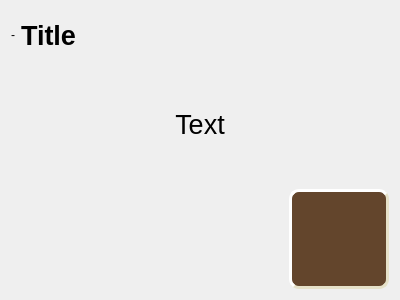
<?xml version="1.0" encoding="UTF-8"?>
<ui version="4.0">
 <class>DialogUserMessage</class>
 <widget class="QDialog" name="DialogUserMessage">
  <property name="geometry">
   <rect>
    <x>0</x>
    <y>0</y>
    <width>400</width>
    <height>300</height>
   </rect>
  </property>
  <property name="windowTitle">
   <string>Dialog</string>
  </property>
  <layout class="QVBoxLayout" name="verticalLayout">
   <item>
    <layout class="QVBoxLayout" name="verticalLayout_2">
     <item>
      <layout class="QHBoxLayout" name="horizontalLayout_2">
       <property name="leftMargin">
        <number>0</number>
       </property>
       <property name="topMargin">
        <number>0</number>
       </property>
       <property name="rightMargin">
        <number>0</number>
       </property>
       <property name="bottomMargin">
        <number>0</number>
       </property>
       <item>
        <widget class="QLabel" name="labelIcon">
         <property name="sizePolicy">
          <sizepolicy hsizetype="Maximum" vsizetype="Preferred">
           <horstretch>0</horstretch>
           <verstretch>0</verstretch>
          </sizepolicy>
         </property>
         <property name="text">
          <string>-</string>
         </property>
        </widget>
       </item>
       <item>
        <widget class="QLabel" name="labelTitle">
         <property name="minimumSize">
          <size>
           <width>0</width>
           <height>48</height>
          </size>
         </property>
         <property name="maximumSize">
          <size>
           <width>16777215</width>
           <height>48</height>
          </size>
         </property>
         <property name="font">
          <font>
           <pointsize>20</pointsize>
           <bold>true</bold>
          </font>
         </property>
         <property name="text">
          <string>Title</string>
         </property>
        </widget>
       </item>
      </layout>
     </item>
     <item>
      <layout class="QHBoxLayout" name="horizontalLayout">
       <property name="leftMargin">
        <number>0</number>
       </property>
       <property name="topMargin">
        <number>0</number>
       </property>
       <property name="rightMargin">
        <number>0</number>
       </property>
       <property name="bottomMargin">
        <number>0</number>
       </property>
       <item>
        <widget class="QLabel" name="labelMessage">
         <property name="sizePolicy">
          <sizepolicy hsizetype="Preferred" vsizetype="Expanding">
           <horstretch>0</horstretch>
           <verstretch>0</verstretch>
          </sizepolicy>
         </property>
         <property name="font">
          <font>
           <pointsize>20</pointsize>
           <bold>false</bold>
          </font>
         </property>
         <property name="text">
          <string>Text</string>
         </property>
         <property name="alignment">
          <set>Qt::AlignCenter</set>
         </property>
         <property name="wordWrap">
          <bool>true</bool>
         </property>
        </widget>
       </item>
      </layout>
     </item>
    </layout>
   </item>
   <item>
    <layout class="QHBoxLayout" name="horizontalLayout_4">
     <item>
      <spacer name="horizontalSpacer_4">
       <property name="orientation">
        <enum>Qt::Horizontal</enum>
       </property>
       <property name="sizeHint" stdset="0">
        <size>
         <width>40</width>
         <height>20</height>
        </size>
       </property>
      </spacer>
     </item>
     <item>
      <widget class="QPushButton" name="pushButtonDone">
       <property name="minimumSize">
        <size>
         <width>100</width>
         <height>100</height>
        </size>
       </property>
       <property name="styleSheet">
        <string notr="true">QPushButton {
    background-color: rgb(99, 69, 44);
    border-style: outset;
    border-width: 3px;
    border-radius: 10px;
    border-color: rgb(230, 225, 201);
    padding: 6px;
	image: url(:/icons/icons/ok-on.svg);
}

QPushButton:pressed {
    border-style: inset;
	border-color: rgb(172, 147,98);

	image: url(:/icons/icons/ok-off.svg);
}</string>
       </property>
       <property name="text">
        <string/>
       </property>
      </widget>
     </item>
    </layout>
   </item>
  </layout>
 </widget>
 <resources/>
 <connections/>
</ui>
